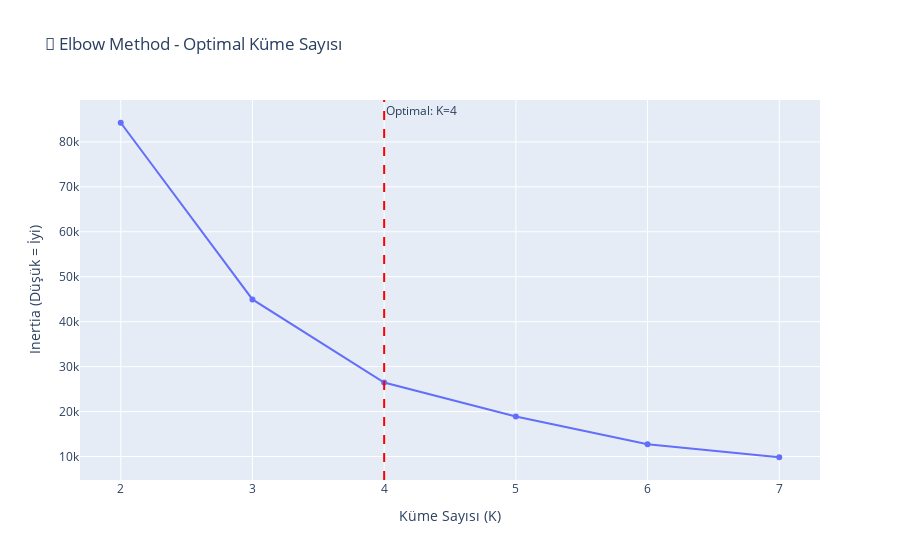

This figure's notebook cell:
### Markdown cell above
## Adım 3: Optimal Küme Sayısı (Elbow Method)

**Soru:** Kaç segment oluşturmalıyız?

**Yöntem:** Elbow (Dirsek) metodu
- Her K değeri için "inertia" (küme içi mesafe toplamı) hesapla
- Grafikte "dirsek" noktası optimal K'yı gösterir

### Code cell
inertias = []
K_range = range(2, 8)

for k in K_range:
    km = KMeans(n_clusters=k, random_state=42, n_init=10)
    km.fit(X)
    inertias.append(km.inertia_)

fig = px.line(x=list(K_range), y=inertias, markers=True,
              title='📐 Elbow Method - Optimal Küme Sayısı',
              labels={'x': 'Küme Sayısı (K)', 'y': 'Inertia (Düşük = İyi)'})
fig.add_vline(x=4, line_dash='dash', line_color='red', annotation_text='Optimal: K=4')
fig.show()

print("💡 Yorum: K=4'te belirgin bir dirsek görülüyor - 4 segment optimal.")

### Figure 1 — Plotly figure (JSON) as saved in the notebook; plotly's stock layout.template omitted (floating-point values rounded to 4 significant figures)
{"data": [{"hovertemplate": "Küme Sayısı (K)=%{x}<br>Inertia (Düşük = İyi)=%{y}<extra></extra>", "legendgroup": "", "line": {"color": "#636efa", "dash": "solid"}, "marker": {"symbol": "circle"}, "mode": "lines+markers", "name": "", "orientation": "v", "showlegend": false, "type": "scatter", "x": [2, 3, 4, 5, 6, 7], "xaxis": "x", "y": [84260.0, 44950.0, 26460.0, 18920.0, 12750.0, 9836.0], "yaxis": "y"}], "layout": {"annotations": [{"showarrow": false, "text": "Optimal: K=4", "x": 4, "xanchor": "left", "xref": "x", "y": 1, "yanchor": "top", "yref": "y domain"}], "legend": {"tracegroupgap": 0}, "shapes": [{"line": {"color": "red", "dash": "dash"}, "type": "line", "x0": 4, "x1": 4, "xref": "x", "y0": 0, "y1": 1, "yref": "y domain"}], "title": {"text": "📐 Elbow Method - Optimal Küme Sayısı"}, "xaxis": {"anchor": "y", "domain": [0, 1], "title": {"text": "Küme Sayısı (K)"}}, "yaxis": {"anchor": "x", "domain": [0, 1], "title": {"text": "Inertia (Düşük = İyi)"}}}}
